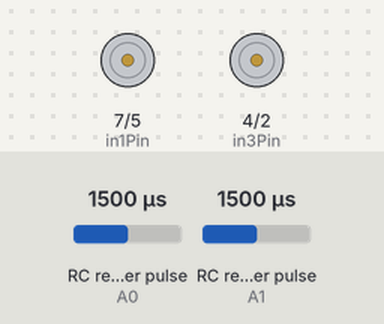
Simulated run of this sketch. Board: Arduino Uno, built with avr-gcc and run on an emulated ATmega328P. On the bench: motor-driver pin pairs drawn as motors (green arrow = first pin HIGH = forward, orange = second pin HIGH = backward, longer = more drive, scaled by the enable pin). Wiring (inferred from the names in the program): 2 × RC receiver channel: data A0 / data A1. The test bench sets the inputs (shaded band); at power-on: RC receiver pulse (sensors on A0, A1) 1500 µs.

Above: at 1.2 s.
1.3 s: RC receiver pulse (sensor on A0) set to 1482 µs
At 2.5 s:
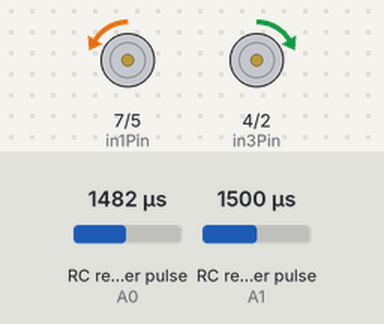
2.8 s: RC receiver pulse (sensor on A1) set to 1483 µs
At 3.3 s:
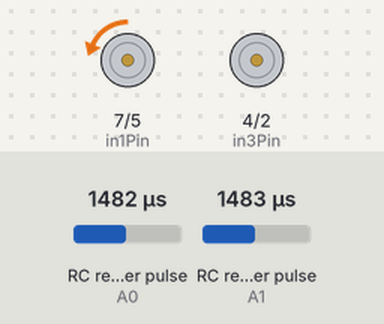
4.3 s: RC receiver pulse (sensor on A0) set to 1466 µs
At 4.9 s:
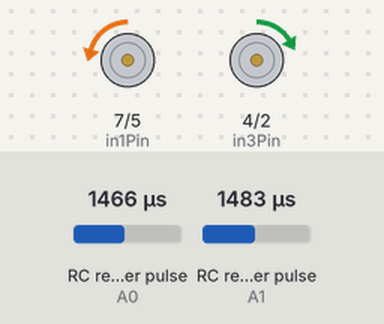
5.8 s: RC receiver pulse (sensor on A1) set to 1020 µs
At 6.8 s:
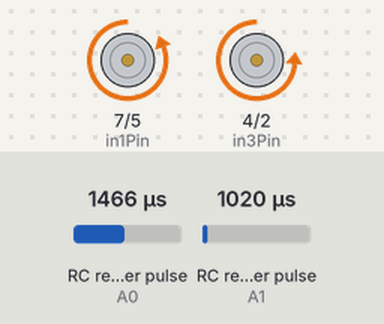
7.3 s: RC receiver pulse (sensor on A0) set to 1020 µs
At 8.4 s:
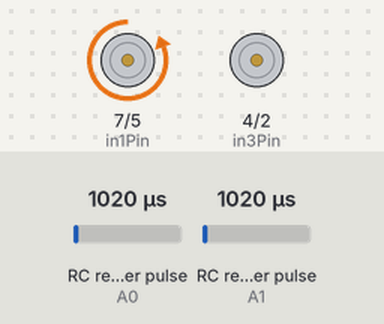
8.8 s: RC receiver pulse (sensor on A1) set to 1250 µs
At 10.3 s:
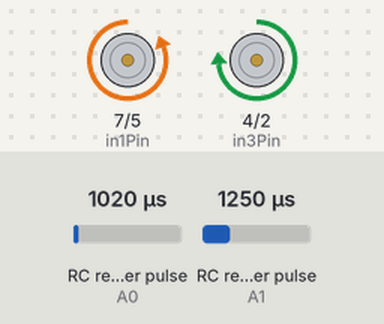
Timing chart, 0 to 11.3 s (numbered marks = the images above; inputs shaded):
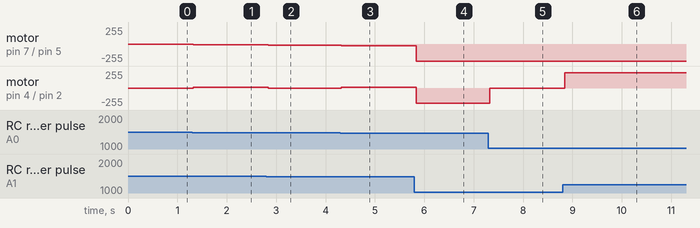

Measured:
- after the input at 1.3 s, motor on pin 7 (in1Pin) / pin 5 (in2Pin): stopped → backward 9/255 at once; motor on pin 4 (in3Pin) / pin 2 (in4Pin): stopped → forward 9/255 at once
- after the input at 2.8 s, motor on pin 7 (in1Pin) / pin 5 (in2Pin): backward 9/255 → backward 18/255 at once; motor on pin 4 (in3Pin) / pin 2 (in4Pin): forward 9/255 → stopped at once
- after the input at 4.3 s, motor on pin 7 (in1Pin) / pin 5 (in2Pin): backward 18/255 → backward 26/255 at once; motor on pin 4 (in3Pin) / pin 2 (in4Pin): stopped → forward 9/255 at once
- after the input at 5.8 s, motor on pin 7 (in1Pin) / pin 5 (in2Pin): backward 26/255 → backward 255/255 at once; motor on pin 4 (in3Pin) / pin 2 (in4Pin): forward 9/255 → backward 228/255 at once
- after the input at 7.3 s, motor on pin 4 (in3Pin) / pin 2 (in4Pin): backward 228/255 → stopped at once
- after the input at 8.8 s, motor on pin 4 (in3Pin) / pin 2 (in4Pin): stopped → forward 228/255 at once

The sketch:

rc_4_motors.ino
```cpp
#include <Arduino.h>
const int enAPin = 6, in1Pin = 7, in2Pin = 5, in3Pin = 4, in4Pin = 2, enBPin = 3;
const int ch1Pin = A0, ch2Pin = A1;

void setup() {
    pinMode(enAPin, OUTPUT);
    pinMode(in1Pin, OUTPUT);
    pinMode(in2Pin, OUTPUT);
    pinMode(in3Pin, OUTPUT);
    pinMode(in4Pin, OUTPUT);
    pinMode(enBPin, OUTPUT);
    pinMode(ch1Pin, INPUT);
    pinMode(ch2Pin, INPUT);
}

void loop() {
    int throttle = pulseIn(ch2Pin, HIGH, 25000);
    int steering = pulseIn(ch1Pin, HIGH, 25000);

    if (throttle < 1000 || throttle > 2000 || steering < 1000 || steering > 2000) {
        stopMotors();
        return;
    }

    int speed = map(throttle, 1000, 2000, -255, 255);
    int turn = map(steering, 1000, 2000, -255, 255);

    int leftSpeed = constrain(speed + turn, -255, 255);
    int rightSpeed = constrain(speed - turn, -255, 255);

    setMotor(enAPin, in1Pin, in2Pin, leftSpeed);
    setMotor(enBPin, in3Pin, in4Pin, rightSpeed);
}

void setMotor(int enPin, int in1, int in2, int motorSpeed) {
    if (motorSpeed > 0) {
        digitalWrite(in1, HIGH);
        digitalWrite(in2, LOW);
    } else if (motorSpeed < 0) {
        digitalWrite(in1, LOW);
        digitalWrite(in2, HIGH);
        motorSpeed = -motorSpeed;
    } else {
        digitalWrite(in1, LOW);
        digitalWrite(in2, LOW);
    }
    analogWrite(enPin, motorSpeed);
}

void stopMotors() {
    digitalWrite(in1Pin, LOW);
    digitalWrite(in2Pin, LOW);
    digitalWrite(in3Pin, LOW);
    digitalWrite(in4Pin, LOW);
    analogWrite(enAPin, 0);
    analogWrite(enBPin, 0);
}
```
